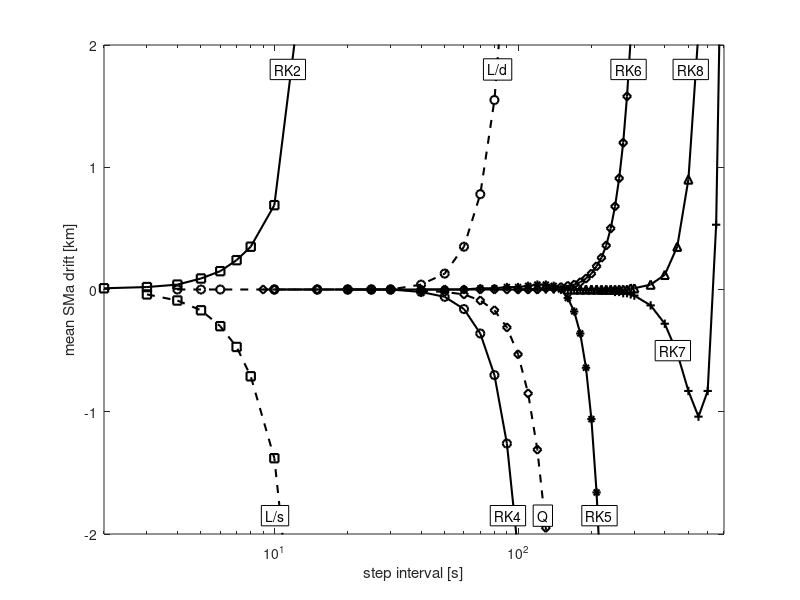
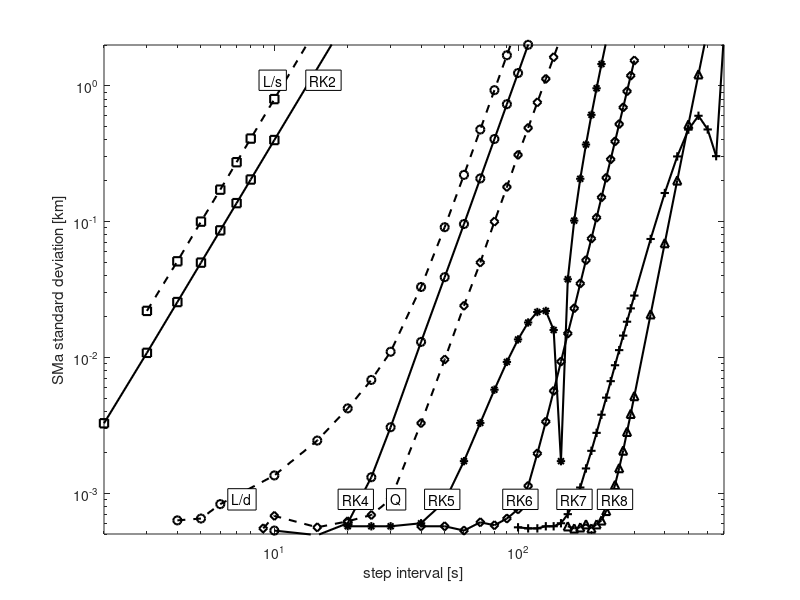
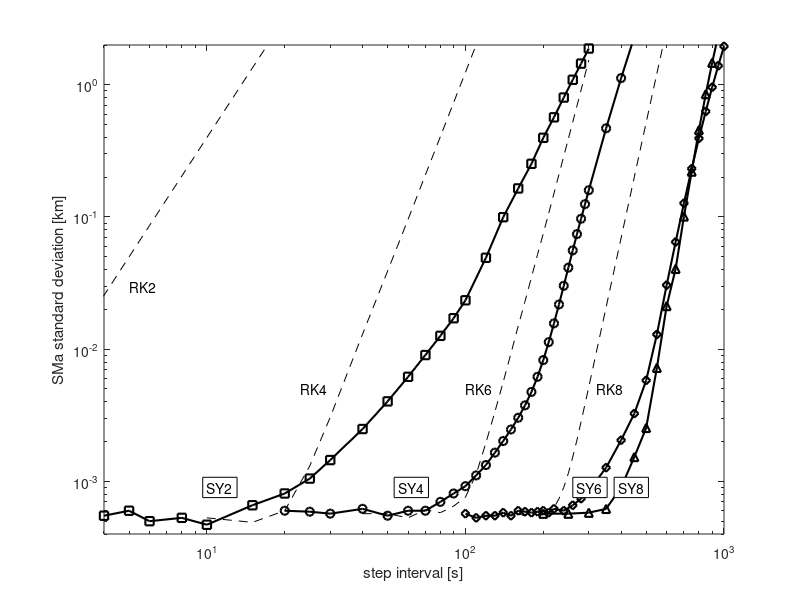
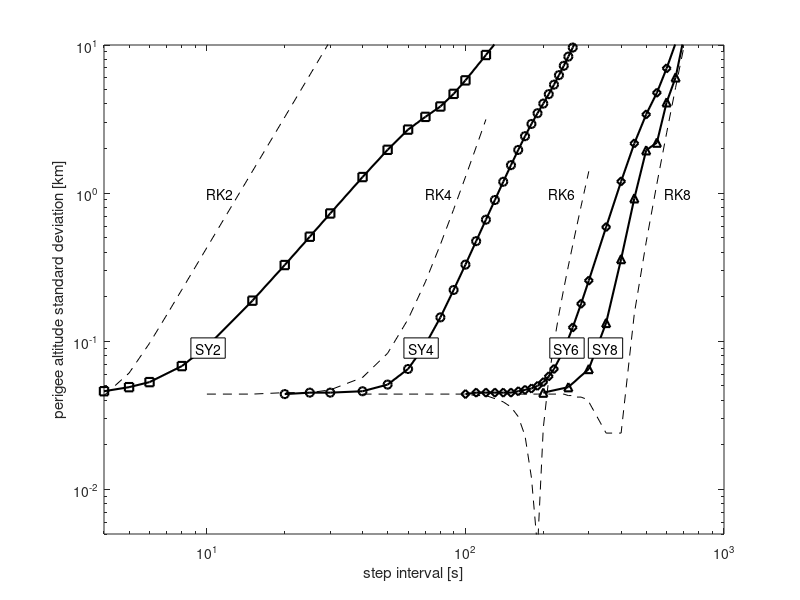

The MATLAB script that drew these images, in order:
clear all
close all

% Initial parameters for semi-major axis (SMa), periapsis altitude (PeA)
% and apoapsis altitude (ApA) (all in km)

tgt_SMa = 6588.12;
tgt_PeA = 210.70;
tgt_ApA = 223.52;

% drift and standard deviation over 10-day simulation as function
% of fixed step length
% data: dt[s], avg(SMa)[M], std(SMa)[M], avg(PeA)[k], std(PeA)[k],
% avg(ApA)[k], std(ApA)[k]

linacc_single = [3  6588.08 0.022   210.63  0.065   223.52  0.022
    4  6588.03 0.051   210.58  0.095   223.46  0.007
    5   6587.95 0.100   210.49  0.144   223.83  0.056
    6   6587.82 0.172   210.37  0.216   223.25  0.128
    7   6587.65 0.274   210.19  0.318   223.08  0.230
    8   6587.41 0.409   209.96  0.453   222.84  0.365
    10  6586.74 0.799   209.28  0.842   222.17  0.756
    15  6583.44 2.704   205.99  2.742   218.87  2.667
    20  6576.99 6.444   199.56  6.469   212.40  6.419];

linacc_double = [4  6588.12 0.00063 210.67  0.044   223.55  0.044
    5  6588.12 0.00065 210.67  0.044   223.55  0.045
    6   6588.12 0.00083 210.67  0.045   223.55  0.045
    10  6588.12 0.00135 210.66  0.047   223.56  0.047
    15  6588.12 0.00244 210.66  0.050   223.56  0.051
    20  6588.12 0.00421 210.65  0.054   223.56  0.056
    25  6588.12 0.00682 210.65  0.059   223.57  0.064
    30   6588.12 0.011   210.64  0.061   223.58  0.075
    40   6588.16 0.033   210.66  0.053   223.63  0.110
    50   6588.25 0.091   210.74  0.025   223.74  0.176
    60   6588.47 0.221   210.96  0.143   223.96  0.301
    70   6588.90 0.477   211.40  0.419   224.38  0.536
    80   6589.67 0.930   212.20  0.904   225.12  0.958
    90   6590.96 1.681   213.52  1.680   226.38  1.683
    100  6592.98 2.854   215.56  2.855   228.39  2.854
    110  6596.02 4.610   218.59  4.594   231.43  4.626
    120  6600.41 7.133   222.98  7.104   235.82  7.162];

quadacc = [9    6588.12 0.00055 210.63  0.044   223.59  0.044
    10 6588.12 0.00068 210.63  0.044   223.59  0.044
    15  6588.12 0.00056 210.63  0.044   223.59  0.044
    20  6588.12 0.00062 210.63  0.044   223.59  0.044
    25  6588.12 0.00069 210.63  0.044   223.59  0.044
    30  6588.12 0.00090 210.63  0.045   223.59  0.043
    40  6588.11 0.00328 210.62  0.047   223.59  0.041
    50  6588.10 0.00964 210.61  0.054   223.58  0.034
    60  6588.08 0.024   210.58  0.068   223.55  0.020
    70  6588.03 0.05    210.53  0.10    223.51  0.01
    80  6587.95 0.10    210.45  0.14    223.43  0.06
    90  6587.81 0.18    210.30  0.22    223.29  0.14
    100 6587.59 0.31    210.08  0.35    223.08  0.27
    110 6587.27 0.49    209.76  0.53    222.77  0.46
    120 6586.81 0.756   209.29  0.790   222.31  0.725
    130 6586.17 1.126   208.64  1.154   221.68  1.101
    140 6585.31 1.626   207.76  1.648   220.83  1.610
    150 6584.16 2.291   206.60  2.302   219.70  2.285];

% Runge-Kutta methods

rk2 = [2    6588.13 0.00327 210.62  0.042   223.61  0.049
    3    6588.14 0.01080 210.65  0.040    223.61 0.059
    4    6588.16 0.02556 210.69  0.043   223.62  0.080
    5    6588.21 0.04989 210.75  0.061   223.64  0.112
    6   6588.27 0.08620 210.84  0.097   223.68  0.157
    7   6588.36 0.13685 210.95  0.151   223.74  0.217
    8   6588.47 0.20424 211.10  0.223   223.83  0.294
    10  6588.81 0.399   211.51  0.429   224.09  0.507
    20  6593.63 3.173   216.80  3.259   228.43  3.375
    30  6606.52 10.575    229.90  10.693  241.13  10.870];

rk3 = [5    6588.00 0.06652 210.51  0.110   223.48  0.023
    6    6587.92 0.11497 210.43  0.159   223.39  0.071
    7    6587.80 0.18259 210.31  0.226   223.28  0.139
    8    6587.65 0.27260 210.16  0.316   223.12  0.230
    9    6587.45 0.38822 209.96  0.431   222.92  0.346
    10   6587.20 0.53267 209.71  0.574   222.67  0.491
    15  6585.00 1.80139 207.52  1.837   220.47  1.766];

rk4 = [10   6588.12 0.00053 210.63  0.044   223.59  0.044
    15   6588.12 0.00049 210.63  0.044   223.59  0.044
    20   6588.12 0.00060 210.63  0.045   223.59  0.044
    25  6588.12 0.00131 210.63  0.045   223.59  0.043
    30  6588.12 0.00306 210.62  0.047   223.59  0.041
    40  6588.10 0.013   210.61  0.057   223.57  0.032
    50  6588.06 0.039   210.55  0.083   223.54  0.006
    60  6587.96 0.096   210.46  0.141   223.43  0.052
    70  6587.76 0.208   210.27  0.252   223.24  0.164
    80  6587.42 0.406   209.93  0.450   222.90  0.362
    90  6586.86 0.733   209.36  0.776   222.34  0.690
    100 6585.98 1.243   208.48  1.285   221.46  1.202
    110 6584.66 2.007   207.16  2.046   220.14  1.968
    120 6582.76 3.109   205.25  3.145   218.24  3.074];

rk5 = [20   6588.12 0.00057 210.61  0.044   223.61  0.044
    25   6588.12 0.00057 210.61  0.044   223.61  0.044
    30   6588.12 0.00057 210.61  0.044   223.61  0.044
    40   6588.12 0.00060 210.61  0.044   223.61  0.045
    50   6588.12 0.00087 210.61  0.044   223.61  0.045
    60   6588.12 0.00172 210.62  0.043   223.61  0.046
    70   6588.13 0.00329 210.62  0.041   223.61  0.048
    80   6588.13 0.00578 210.62  0.039   223.62  0.050
    90   6588.14 0.00926 210.63  0.035   223.62  0.054
    100  6588.14 0.01356 210.64  0.031   223.63  0.058
    110 6588.15 0.01807 210.64  0.026   223.64  0.062
    120 6588.16 0.02159 210.65  0.023   223.64  0.066
    130 6588.16 0.02199 210.65  0.022   223.65  0.066
    140 6588.15 0.01591 210.64  0.028   223.63  0.060
    150 6588.12 0.00172 210.61  0.045   223.60  0.042
    160 6588.05 0.03763 210.55  0.080   223.54  0.006
    170 6587.94 0.10177 210.44  0.143   223.43  0.060
    180 6587.76 0.20684 210.26  0.246   233.24  0.168
    190 6587.48 0.36967 209.98  0.406   222.96  0.333
    200 6587.06 0.61154 209.57  0.644   222.54  0.579
    210 6586.46 0.95987 208.97  0.986   221.93  0.933
    220 6585.62 1.44820 208.14  1.467   221.07  1.430
    230 6584.46 2.11838 206.99  2.126   219.90  2.111
    240 6582.90 3.02179 205.45  3.016   218.33  3.028];

rk6 = [40   6588.12 0.00057 210.61  0.044   223.61  0.044
    50  6588.12 0.00057 210.61  0.044   223.61  0.044
    60  6588.12 0.00053 210.61  0.044   223.61  0.044
    70  6588.12 0.00061 210.61  0.044   223.61  0.044
    80  6588.12 0.00058 210.61  0.044   223.61  0.004
    90  6588.12 0.00065 210.61  0.044   223.61  0.045
    100 6588.12 0.00076 210.61  0.044   223.61  0.045
    110 6588.12 0.00113 210.61  0.043   223.61  0.045
    120 6588.12 0.00196 210.62  0.043   223.61  0.046
    130 6588.13 0.00336 210.62  0.041   223.61  0.048
    140 6588.13 0.00566 210.62  0.039   223.62  0.050
    150 6588.14 0.00931 210.63  0.036   223.62  0.054
    160 6588.15 0.015   210.64  0.031   223.63  0.060
    170	6588.16	0.023	210.65	0.023	223.65	0.069
    180 6588.18 0.035   210.67  0.012   223.67  0.081
    190 6588.21 0.052   210.70  0.004   223.70  0.099
    200 6588.25 0.075   210.74  0.026   223.74  0.124
    210 6588.31 0.107   210.79  0.056   223.80  0.158
    220 6588.38 0.151   210.86  0.097   223.88  0.205
    230 6588.48 0.210   210.96  0.153   223.99  0.267
    240 6588.62 0.288   211.09  0.226   224.13  0.350
    250 6588.80 0.390   211.25  0.322   224.32  0.458
    260 6589.03 0.523   211.47  0.447   224.56  0.599
    270 6589.32 0.694   211.76  0.608   224.87  0.780
    280 6589.70 0.913   212.12  0.815   225.27  1.011
    290 6590.18 1.190   212.57  1.076   225.77  1.304
    300 6590.79 1.537   213.15  1.404   226.41  1.671];

rk7 = [100  6588.12 0.00056 210.61  0.044   223.61  0.044
    110 6588.12 0.00055 210.61  0.044   223.61  0.044
    120 6588.12 0.00055 210.61  0.044   223.61  0.044
    130 6588.12 0.00057 210.61  0.044   223.61  0.044
    140 6588.12 0.00057 210.61  0.045   223.61  0.044
    150 6588.12 0.00060 210.61  0.045   223.61  0.044
    160 6588.12 0.00070 210.61  0.045   223.61  0.044
    170 6588.12 0.00087 210.61  0.045   223.61  0.044
    180 6588.12 0.00110 210.61  0.045   223.61  0.043
    190 6588.12 0.00152 210.61  0.046   223.61  0.043
    200 6588.12 0.00205 210.61  0.046   223.61  0.042
    210 6588.12 0.00278 210.61  0.047   223.60  0.042
    220 6588.11 0.00378 210.60  0.048   223.60  0.041
    230 6588.11 0.00505 210.60  0.049   223.60  0.039
    240 6588.11 0.00668 210.60  0.051   223.60  0.038
    250 6588.10 0.00875 210.60  0.053   223.59  0.036
    260 6588.10 0.01131 210.59  0.056   223.59  0.033
    270 6588.09 0.01447 210.59  0.059   223.58  0.030
    280 6588.09 0.01831 210.58  0.062   223.58  0.026
    290 6588.08 0.02296 210.57  0.067   223.57  0.021
    300 6588.07 0.02852 210.56  0.072   223.56  0.015
    350 6587.99 0.07449 210.48  0.118   223.48  0.031
    400 6587.84 0.16250 210.33  0.204   223.32  0.121
    450 6587.60 0.30210 210.09  0.340   223.08  0.264
    500 6587.29 0.47580 209.80  0.507   222.77  0.445
    550 6587.08 0.60213 209.59  0.621   222.54  0.583
    600 6587.29 0.47742 209.83  0.476   222.73  0.480
    650 6588.65 0.30355 211.22  0.343   224.05  0.269
    700 6592.37 2.43640 215.01  2.533   227.71  2.342];

rk8 = [160  6588.12 0.00057 210.61  0.044   223.61  0.044
    170 6588.12  0.00055 210.61  0.044   223.61  0.044
    180 6588.12  0.00056 210.61  0.044   223.61  0.044
    190 6588.12  0.00059 210.61  0.044   223.61  0.044
    200 6588.12  0.00055 210.61  0.044   223.61  0.045
    210 6588.12 0.00059 210.61  0.044   223.61  0.045
    220 6588.12 0.00063 210.61  0.044   223.61  0.045
    230 6588.12 0.00074 210.61  0.044   223.61  0.045
    240 6588.12 0.00090 210.61  0.044   223.61  0.045
    250 6588.12 0.00115 210.61  0.043   223.61  0.045
    260 6588.12 0.00153 210.61  0.043   223.61  0.046
    270 6588.12 0.00206 210.61  0.042   223.62  0.046
    280 6588.12 0.00283 210.61  0.042   223.62  0.047
    290 6588.13 0.00384 210.61  0.041   223.62  0.048
    300 6588.13 0.00519 210.62  0.039   223.62  0.050
    350 6588.16 0.02078 210.64  0.024   223.65  0.066
    400 6588.24 0.06947 210.73  0.024   223.73  0.115
    450 6588.47 0.20112 210.95  0.154   223.96  0.249
    500 6589.02 0.51891 211.50  0.467   224.52  0.571
    550 6590.23 1.21701 212.70  1.156   225.74  1.278
    600 6592.69 2.62904 215.14  2.552   228.22  2.706
    650 6597.33 5.28235 219.75  5.177   232.90  5.388
    700 6605.50 9.91287 227.86  9.763   241.13  10.063];

% Symplectic methods

sp2 = [4    6588.12 0.00055 210.62  0.046   223.60  0.046
    5   6588.12 0.00060 210.63  0.049   223.59  0.049
    6   6588.12 0.00050 210.63  0.053   223.59  0.053
    8   6588.12 0.00053 210.66  0.068   223.57  0.069
    10  6588.12 0.00047 210.68  0.092   223.54  0.093
    15  6588.12 0.00066 210.77  0.188   223.45  0.188
    20  6588.12 0.00081 210.89  0.327   223.33  0.328
    25  6588.12 0.00105 211.03  0.508   223.19  0.509
    30  6588.12 0.00145 211.18  0.729   223.04  0.730
    40  6588.12 0.00249 211.47  1.284   222.76  1.284
    50  6588.13 0.00403 211.58  1.961   222.65  1.962
    60  6588.13 0.00618 211.26  2.685   222.98  2.685
    70  6588.14 0.00903 210.25  3.272   224.00  3.275
    80  6588.15 0.01262 208.59  3.845   225.68  3.852
    90  6588.16 0.01715 206.50  4.679   227.80  4.694
    100 6588.17 0.02344 204.03  5.771   230.30  5.797
    120 6588.22 0.04914 198.13  8.559   236.30  8.636
    140 6588.30 0.09966 191.03  11.982  243.55  12.160
    160 6588.41 0.16444 182.82  15.954  251.98  16.259
    180 6588.57 0.25257 173.59  20.427  261.52  20.903
    200 6588.78 0.39715 163.42  25.312  272.13  26.071
    220 6589.06 0.56755 152.34  30.626  283.75  31.717
    240 6589.42 0.80099 140.43  36.307  296.38  37.854
    260 6589.86 1.09150 127.67  42.353  310.03  44.466
    280 6590.41 1.44644 114.06  48.660  324.74  51.466
    300 6591.07 1.88103  99.87  55.315  340.25  58.969];

sp4 = [20   6588.12 0.00060 210.61  0.044   223.61  0.045
    25  6588.12 0.00059 210.61  0.045   223.61  0.045
    30  6588.12	0.00057	210.61	0.045	223.61	0.045
    40  6588.12 0.00062 210.61  0.046   223.61  0.046
    50  6588.12 0.00055 210.62  0.051   223.60  0.052
    60  6588.12 0.00060 210.64  0.065   223.58  0.066
    70  6588.12 0.00060 210.66  0.095   223.56  0.096
    80  6588.12 0.00070 210.69  0.145   223.53  0.146
    90  6588.12 0.00081 210.74  0.222   223.48  0.223
    100 6588.12 0.00092 210.81  0.329   223.41  0.331
    110 6588.12 0.00111 210.89  0.474   223.33  0.476
    120 6588.12 0.00133 210.98  0.662   223.24  0.664
    130 6588.12 0.00165 211.07  0.899   223.15  0.903
    140 6588.12 0.00202 211.14  1.193   223.08  1.196
    150 6588.12 0.00247 211.18  1.545   223.04  1.550
    160 6588.12 0.00303 211.12  1.957   223.10  1.963
    170 6588.12 0.00376 210.91  2.423   223.31  2.430
    180 6588.12 0.00475 210.47  2.931   223.75  2.940
    190 6588.13 0.00618 209.74  3.464   224.49  3.475
    200 6588.13 0.00827 208.68  4.022   225.56  4.038
    210 6588.13 0.01132 207.31  4.659   226.94  4.681
    220 6588.14 0.01568 205.65  5.400   228.61  5.430
    230 6588.15 0.02179 203.73  6.259   230.55  6.301
    240 6588.16 0.03018 201.55  7.239   232.75  7.298
    250 6588.18 0.04137 199.11  8.348   235.23  8.428
    260 6588.20 0.05591 196.37  9.610   238.01  9.719
    270 6588.23 0.07426 193.31  11.057  241.12  11.201
    280 6588.26 0.09702 189.91  12.711  244.59  12.900
    290 6588.30 0.12502 186.15  14.517  248.43  14.761
    300 6588.35 0.15946 182.12  16.459  252.57  16.770
    350 6588.80 0.46872 157.51  28.090  278.07  29.005
    400 6589.76 1.12320 125.12  43.133  312.38  45.325
    450 6591.52 2.31012 85.51   61.072  355.50  65.580];

sp6 = [100  6588.12 0.00057 210.61  0.044   223.61  0.044
    110 6588.12 0.00053 210.61  0.045   223.61  0.045
    120 6588.12 0.00055 210.61  0.045   223.61  0.045
    130 6588.12 0.00055 210.61  0.045   223.61  0.045
    140 6588.12 0.00058 210.61  0.045   223.61  0.045
    150 6588.12 0.00055 210.61  0.045   223.61  0.045
    160 6588.12 0.00060 210.61  0.046   223.61  0.046
    170 6588.12 0.00059 210.61  0.047   223.61  0.047
    180 6588.12 0.00058 210.62  0.048   223.60  0.048
    190 6588.12 0.00059 210.62  0.050   223.60  0.050
    200 6588.12 0.00060 210.62  0.053   223.60  0.054
    210 6588.12 0.00058 210.63  0.058   223.59  0.059
    220 6588.12 0.00062 210.63  0.065   223.58  0.066
    240 6588.12 0.00060 210.65  0.087   223.57  0.088
    260 6588.12 0.00066 210.68  0.124   223.54  0.125
    280 6588.12 0.00074 210.72  0.179   223.50  0.180
    300 6588.12 0.00085 210.77  0.257   223.45  0.259
    350 6588.12 0.00127 210.95  0.590   223.27  0.592
    400 6588.12 0.00205 211.19  1.200   223.03  1.203
    450 6588.12 0.00326 211.16  2.166   223.06  2.172
    500 6588.12 0.00581 209.98  3.398   224.25  3.409
    550 6588.14 0.01293 206.78  4.759   227.47  4.784
    600 6588.16 0.03053 201.71  6.959   232.59  7.018
    650 6588.21 0.06474 194.68  10.298  239.72  10.424
    700 6588.31 0.12719 185.79  14.558  248.80  14.806
    750 6588.46 0.23230 175.05  19.675  259.85  20.128
    800 6588.70 0.39378 162.46  25.647  272.92  26.415
    850 6589.05 0.62957 148.16  32.399  287.92  33.628
    900 6589.53 0.95888 132.33  39.807  304.71  41.678
    950 6590.18 1.39357 115.03  47.866  323.30  50.585
    1000 6591.01 1.95394 96.46  56.380  343.54  60.193];

sp8 = [200  6588.12 0.00057 210.61  0.045   223.61  0.045
    250  6588.12 0.00057 210.60  0.049   223.62  0.049
    300  6588.12 0.00058 210.61  0.065   223.61  0.065
    350  6588.12 0.00062 210.66  0.133   223.56  0.134
    400  6588.12 0.00090 210.91  0.359   223.31  0.360
    450  6588.12 0.00153 211.63  0.923   222.60  0.925
    500  6588.12 0.00254 212.81  1.947   221.41  1.948
    550  6588.13 0.00723 211.03  2.193   223.21  2.202
    600  6588.15 0.02122 206.22  4.105   228.05  4.144
    650  6588.20 0.04053 199.72  6.047   234.66  6.120
    700  6588.31 0.10100 189.33  11.318  245.27  11.510
    750  6588.52 0.22059 175.67  18.015  259.35  18.440
    800  6588.90 0.45517 158.06  26.639  277.71  27.523
    850  6589.51 0.85075 137.04  36.858  299.96  38.516
    900  6590.44 1.46922 112.88  48.669  325.99  51.534
    950  6591.77 2.36754  86.46  61.905  355.05  66.524
    1000 6593.48 3.57218  59.33  76.311  385.61  83.281];

figure
semilogx(rk2(:,1),rk2(:,2)-tgt_SMa,'ks-','LineWidth',1.5);
hold on
semilogx(rk4(:,1),rk4(:,2)-tgt_SMa,'ko-','LineWidth',1.5);
semilogx(rk5(:,1),rk5(:,2)-tgt_SMa,'k*-','LineWidth',1.5);
semilogx(rk6(:,1),rk6(:,2)-tgt_SMa,'kd-','LineWidth',1.5);
semilogx(rk7(:,1),rk7(:,2)-tgt_SMa,'k+-','LineWidth',1.5);
semilogx(rk8(:,1),rk8(:,2)-tgt_SMa,'k^-','LineWidth',1.5);
semilogx(linacc_single(:,1),linacc_single(:,2)-tgt_SMa,'ks--','LineWidth',1.5);
semilogx(linacc_double(:,1),linacc_double(:,2)-tgt_SMa,'ko--','LineWidth',1.5);
semilogx(quadacc(:,1),quadacc(:,2)-tgt_SMa,'kd--','LineWidth',1.5)
xlabel ('step interval [s]');
ylabel ('mean SMa drift [km]');
%legend('RK2 (2-stage)','RK4 (4-stage)','RK5 (6-stage)','RK6
%(8-stage)','RK7 (11-stage)','linear model, single pass','linear model, double pass','quadratic model');
text(10,1.8,'RK2','BackgroundColor','white','EdgeColor','black');
text(80,-1.85,'RK4','BackgroundColor','white','EdgeColor','black');
text(190,-1.85,'RK5','BackgroundColor','white','EdgeColor','black');
text(250,1.8,'RK6','BackgroundColor','white','EdgeColor','black');
text(380,-0.5,'RK7','BackgroundColor','white','EdgeColor','black');
text(450,1.8,'RK8','BackgroundColor','white','EdgeColor','black');
text(9.2,-1.85,'L/s','BackgroundColor','white','EdgeColor','black');
text(75,1.8,'L/d','BackgroundColor','white','EdgeColor','black');
text(120,-1.85,'Q','BackgroundColor','white','EdgeColor','black');
axis([2 700 -2 2]);

figure
loglog(rk2(:,1),rk2(:,3),'ks-','LineWidth',1.5);
hold on
%loglog(rk3(:,1),rk3(:,3),'k^-','LineWidth',1.5);
loglog(rk4(:,1),rk4(:,3),'ko-','LineWidth',1.5);
loglog(rk5(:,1),rk5(:,3),'k*-','LineWidth',1.5);
loglog(rk6(:,1),rk6(:,3),'kd-','LineWidth',1.5);
loglog(rk7(:,1),rk7(:,3),'k+-','LineWidth',1.5);
loglog(rk8(:,1),rk8(:,3),'k^-','LineWidth',1.5);
loglog(linacc_single(:,1),linacc_single(:,3),'ks--','LineWidth',1.5);
loglog(linacc_double(:,1),linacc_double(:,3),'ko--','LineWidth',1.5);
loglog(quadacc(:,1),quadacc(:,3),'kd--','LineWidth',1.5)
xlabel ('step interval [s]');
ylabel ('SMa standard deviation [km]');
%legend('RK2 (2-stage)','RK4 (4-stage)','RK5 (6-stage)','RK6 (8-stage)','RK7 (11-stage)','linear model, single pass','linear model, double pass','quadratic model');
text(14,1.1,'RK2','BackgroundColor','white','EdgeColor','black');
text(19,0.0009,'RK4','BackgroundColor','white','EdgeColor','black');
text(43,0.0009,'RK5','BackgroundColor','white','EdgeColor','black');
text(90,0.0009,'RK6','BackgroundColor','white','EdgeColor','black');
text(150,0.0009,'RK7','BackgroundColor','white','EdgeColor','black');
text(220,0.0009,'RK8','BackgroundColor','white','EdgeColor','black');
text(9,1.1,'L/s','BackgroundColor','white','EdgeColor','black');
text(6.7,0.0009,'L/d','BackgroundColor','white','EdgeColor','black');
text(30,0.0009,'Q','BackgroundColor','white','EdgeColor','black');
axis([2 700 5e-4 2]);

figure
loglog(rk2(:,1),rk2(:,3),'k--','LineWidth',0.5);
hold on
loglog(rk4(:,1),rk4(:,3),'k--','LineWidth',0.5);
loglog(rk6(:,1),rk6(:,3),'k--','LineWidth',0.5);
loglog(rk8(:,1),rk8(:,3),'k--','LineWidth',0.5);
loglog(sp2(:,1),sp2(:,3),'ks-','LineWidth',1.5);
loglog(sp4(:,1),sp4(:,3),'ko-','LineWidth',1.5);
loglog(sp6(:,1),sp6(:,3),'kd-','LineWidth',1.5);
loglog(sp8(:,1),sp8(:,3),'k^-','LineWidth',1.5);
xlabel ('step interval [s]');
ylabel ('SMa standard deviation [km]');
text(10,0.0009,'SY2','BackgroundColor','white','EdgeColor','black');
text(55,0.0009,'SY4','BackgroundColor','white','EdgeColor','black');
text(270,0.0009,'SY6','BackgroundColor','white','EdgeColor','black');
text(390,0.0009,'SY8','BackgroundColor','white','EdgeColor','black');
text(5,3e-2,'RK2');
text(23,5e-3,'RK4');
text(100,5e-3,'RK6');
text(320,5e-3,'RK8');
axis([4 1000 4e-4 2]);

figure
loglog(rk2(:,1),rk2(:,5),'k--','LineWidth',0.5);
hold on
loglog(rk4(:,1),rk4(:,5),'k--','LineWidth',0.5);
loglog(rk6(:,1),rk6(:,5),'k--','LineWidth',0.5);
loglog(rk8(:,1),rk8(:,5),'k--','LineWidth',0.5);
loglog(sp2(:,1),sp2(:,5),'ks-','LineWidth',1.5);
loglog(sp4(:,1),sp4(:,5),'ko-','LineWidth',1.5);
loglog(sp6(:,1),sp6(:,5),'kd-','LineWidth',1.5);
loglog(sp8(:,1),sp8(:,5),'k^-','LineWidth',1.5);
xlabel ('step interval [s]');
ylabel ('perigee altitude standard deviation [km]');
text(9,0.09,'SY2','BackgroundColor','white','EdgeColor','black');
text(60,0.09,'SY4','BackgroundColor','white','EdgeColor','black');
text(220,0.09,'SY6','BackgroundColor','white','EdgeColor','black');
text(310,0.09,'SY8','BackgroundColor','white','EdgeColor','black');
text(10,1,'RK2');
text(70,1,'RK4');
text(210,1,'RK6');
text(590,1,'RK8');
axis([4 1000 5e-3 1e1]);
